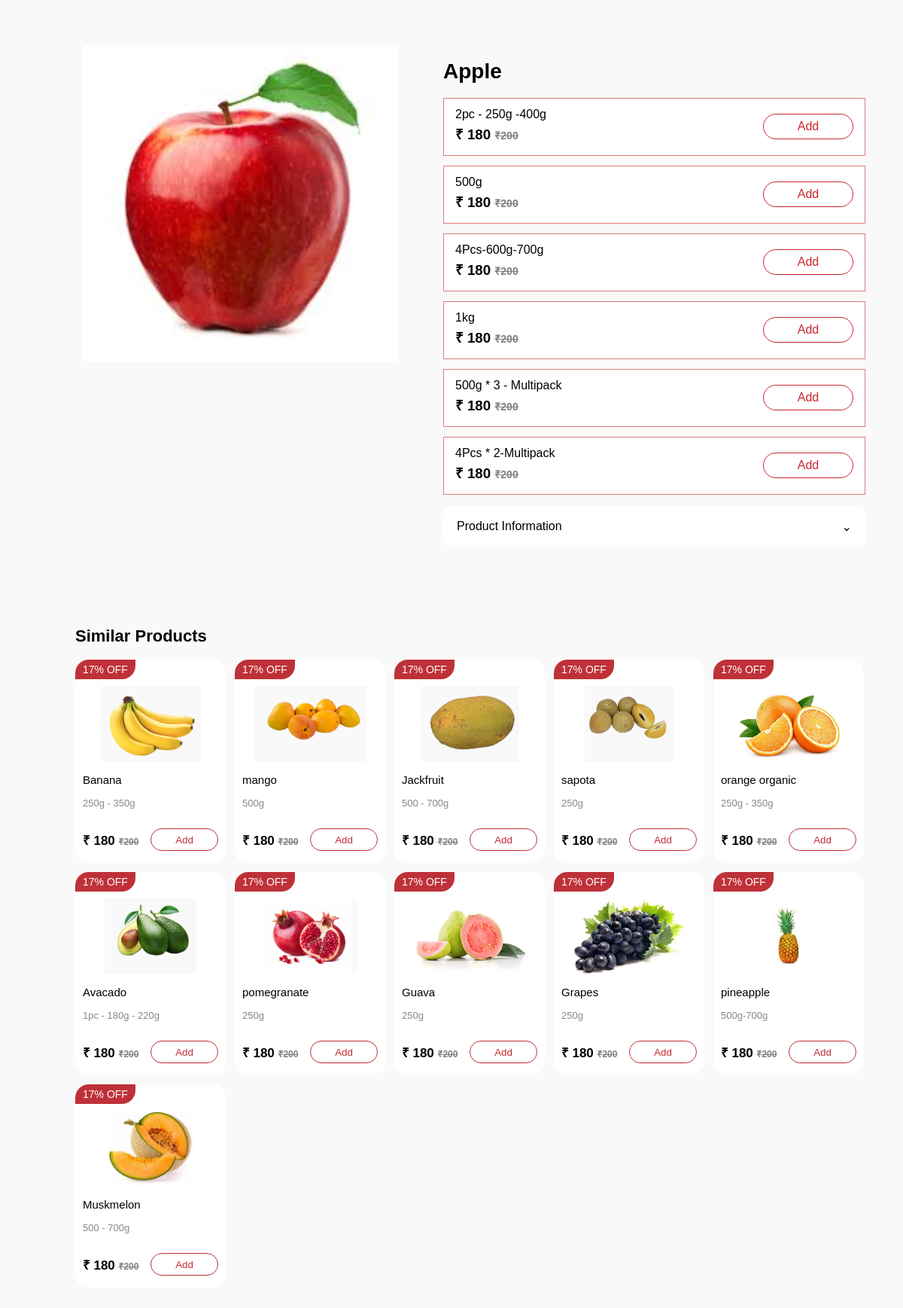
Screenshot of /product-details/21/ with the database file from the repository.
### store/models.py (models this page shows, shortened)
class Product(models.Model):
    category = models.ForeignKey(Category, on_delete=models.CASCADE)
    subcategory = models.ForeignKey('SubCategory', on_delete=models.CASCADE)
    name = models.CharField(max_length=100)
    price = models.IntegerField()
    image = models.ImageField(upload_to='products/')
    sku_code = models.CharField(max_length=100, unique=True, blank=True, null=True)
    sku_classification = models.CharField(max_length=100, blank=True, null=True)
    sku_classification1 = models.CharField(max_length=100, blank=True, null=True)
    discount_price = models.IntegerField(blank=True, null=True)
    offer = models.CharField(max_length=100, blank=True, null=True)
    about = models.TextField(blank=True, null=True)
    health_benefits = models.TextField(blank=True, null=True)
    nutrition = models.TextField(blank=True, null=True)
    origin = models.TextField(blank=True, null=True)

class ProductVariant(models.Model):
    product = models.ForeignKey(Product, on_delete=models.CASCADE, related_name='variants')
    sku_code = models.CharField(max_length=100, unique=True, blank=True, null=True)
    label = models.CharField(max_length=100)
    price = models.IntegerField()
    discount_price = models.IntegerField(blank=True, null=True)
    offer = models.CharField(max_length=100, blank=True, null=True)
    is_combo_pack = models.BooleanField(default=False)
    is_multi_pack = models.BooleanField(default=False)
    combo_sku_code = models.CharField(max_length=100, blank=True, null=True)
    combo_name = models.CharField(max_length=100, blank=True, null=True)
    combo_image = models.ImageField(upload_to='combo/', blank=True, null=True)
    stock_quantity = models.IntegerField(default=0)
    image = models.ImageField(upload_to='variant/', blank=True, null=True)
    cart_quantity = models.IntegerField(default=0)

### store/views.py (the view)
# urls.py: path('product-details/<int:id>/', views.product_details),
def product_details(request, id):
    product = Product.objects.get(id=id)
    variants = product.variants.all()
    similar_entry = SimilarProduct.objects.filter(
        product=product
    ).first()
    similar_products = []
    if similar_entry:
        similar_products = similar_entry.similar_product.all()
    return render(request, 'product_details.html', {
        'product': product,
        'variants': variants,
        'similar_products': similar_products
    })

### store/templates/product_details.html (shortened to what this page needs)
{% load static %}
<!doctype html>
<html>
  <head>
  </head>
  <body>
    <div class="details-container">
      <div>
        <img src="{{ product.image.url }}" class="product-big-img" />
      </div>
      <div class="details-right">
        <h1>{{ product.name }}</h1>
        {% for v in variants %}
        <div class="variant-row">
          <div>
            <p>{{ v.label }}</p>
            <h3>
              ₹ {{ v.discount_price }} {% if v.price %}
              <span>₹{{ v.price }}</span>
              {% endif %}
            </h3>
          </div>
          <div>
            <button
              class="add-btn"
              id="detailAddBtn{{ v.id }}"
              onclick="addDetailCart('{{ product.id }}', '{{ v.id }}', '{{ product.name }}', '{{ product.image.url }}', '{{ v.discount_price }}', '{{ v.label }}')"
            >
              Add
            </button>
          </div>
        </div>
        {% endfor %}
        <div class="info-box">
          <div class="info-header" onclick="toggleInfo()">
            <span>Product Information</span>
            <span>⌄</span>
          </div>
        </div>
      </div>
    </div>
    <div class="similar-section">
    <h2 class="similar-title">Similar Products</h2>
    <div class="similar-row">
        {% for p in similar_products %}
        <div class="similar-card">
            <div class="similar-offer">
                {% if p.offer %}
                    {{ p.offer }}
                {% else %}
                    17% OFF
                {% endif %}
            </div>
            <a href="/product-details/{{ p.id }}/"
               style="text-decoration:none;color:black;">
                <img src="{{ p.image.url }}" class="similar-product-img">
                <p class="similar-product-name">{{ p.name }}</p>
            </a>
            {% with first=p.variants.first %}
            <p class="similar-variant">{{ first.label }}</p>
            <div class="similar-bottom">
                <p class="similar-price">
                    ₹ {{ first.discount_price }}
                    <span>₹{{ first.price }}</span>
                </p>
                <button
                    class="similar-add-btn"
                    id="similarAddBtn{{ p.id }}"
                    data-variant-id="{{ first.id }}"
                    onclick="similarAddProduct('{{ p.id }}','{{ first.id }}','{{ p.name }}','{{ p.image.url }}','{{ first.discount_price }}','{{ first.label }}')">
                    Add
                </button>
            </div>
            {% endwith %}
        </div>
        {% endfor %}
    </div>
</div>
  </body>
</html>

### store/templates/product_details.html (style rules this page uses)
body { margin: 0; font-family: Arial, sans-serif; background: #f9f9f9; }
.details-container { display: grid; grid-template-columns: 45% 55%; gap: 40px; padding: 60px 90px; }
.product-big-img { width: 100%; height: 420px; object-fit: contain; }
.details-right h1 { font-size: 28px; }
.variant-row { border: 1px solid #e07b7b; padding: 12px 15px; margin: 13px 0; display: flex; justify-content: space-between; align-items: center; background: white; }
.variant-row p { margin: 0; font-size: 16px; }
.variant-row h3 { margin: 4px 0; }
.variant-row span { font-size: 14px; color: gray; text-decoration: line-through; }
.add-btn { width: 120px; height: 34px; border: 1px solid #c9272e; color: #c9272e; background: white; border-radius: 20px; font-size: 16px; cursor: pointer; }
.info-box { margin-top: 15px; background: white; border-radius: 12px; overflow: hidden; }
.info-header { padding: 18px; cursor: pointer; display: flex; justify-content: space-between; }
.similar-section { margin:45px 0 30px 100px; }
.similar-title { font-size:22px; font-weight:bold; margin-bottom:18px; }
.similar-row { display:grid; grid-template-columns:repeat(5, 200px); gap:12px; }
.similar-card { width:180px; height:250px; background:white; border-radius:18px; padding:10px; position:relative; }
.similar-offer { position:absolute; top:0; left:0; background:#be3138; color:white; padding:5px 10px; border-radius:18px 0 18px 0; font-size:14px; }
.similar-product-img { width:100%; height:100px; object-fit:contain; margin-top:25px; }
.similar-product-name { font-size:15px; margin-top:12px; }
.similar-variant { font-size:13px; color:#888; }
.similar-bottom { display:flex; justify-content:space-between; align-items:center; }
.similar-price { font-size:17px; font-weight:bold; }
.similar-price span { font-size:12px; color:gray; text-decoration:line-through; }
.similar-add-btn { width:90px; height:30px; border:1px solid #c12e35; color:#c12e35; background:white; border-radius:20px; }

### rows the page displays
Product: image (picture), name "Apple"
ProductVariant: label "2pc - 250g -400g", discount_price "180", price "200"
ProductVariant: label "500g", discount_price "180", price "200"
ProductVariant: label "4Pcs-600g-700g", discount_price "180", price "200"
ProductVariant: label "1kg", discount_price "180", price "200"
ProductVariant: label "500g * 3 - Multipack", discount_price "180", price "200"
ProductVariant: label "4Pcs * 2-Multipack", discount_price "180", price "200"
Product: offer "17% OFF", image (picture), name "Banana", variants.first.label "250g - 350g", variants.first.discount_price "180", variants.first.price "200"
Product: offer "17% OFF", image (picture), name "mango", variants.first.label "500g", variants.first.discount_price "180", variants.first.price "200"
Product: offer "17% OFF", image (picture), name "Jackfruit", variants.first.label "500 - 700g", variants.first.discount_price "180", variants.first.price "200"
Product: offer "17% OFF", image (picture), name "sapota", variants.first.label "250g", variants.first.discount_price "180", variants.first.price "200"
Product: offer "17% OFF", image (picture), name "orange organic", variants.first.label "250g - 350g", variants.first.discount_price "180", variants.first.price "200"
Product: offer "17% OFF", image (picture), name "Avacado", variants.first.label "1pc - 180g - 220g", variants.first.discount_price "180", variants.first.price "200"
Product: offer "17% OFF", image (picture), name "pomegranate", variants.first.label "250g", variants.first.discount_price "180", variants.first.price "200"
Product: offer "17% OFF", image (picture), name "Guava", variants.first.label "250g", variants.first.discount_price "180", variants.first.price "200"
Product: offer "17% OFF", image (picture), name "Grapes", variants.first.label "250g", variants.first.discount_price "180", variants.first.price "200"
Product: offer "17% OFF", image (picture), name "pineapple", variants.first.label "500g-700g", variants.first.discount_price "180", variants.first.price "200"
Product: offer "17% OFF", image (picture), name "Muskmelon", variants.first.label "500 - 700g", variants.first.discount_price "180", variants.first.price "200"
